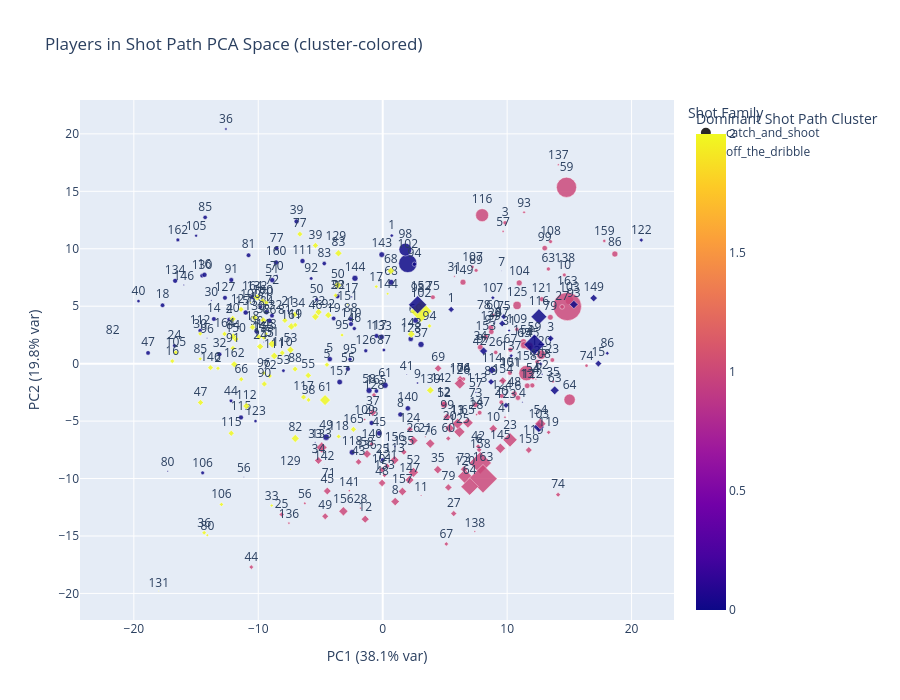
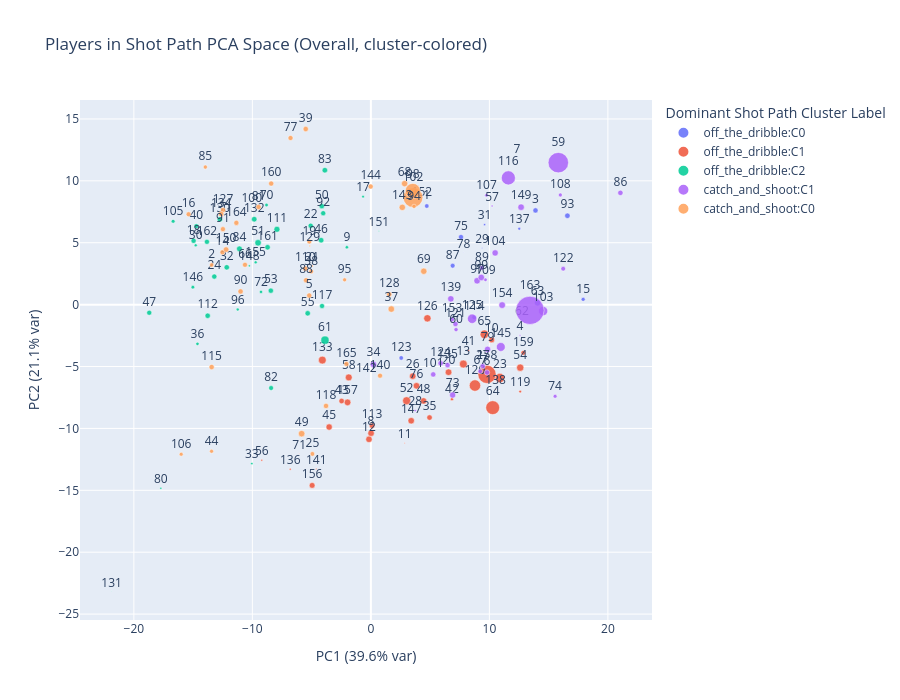

Source (notebook cell) for these figures, in order:
### Markdown cell above
## Player Map in Joint Transfer PCA Space

This section projects player-level joint transfer signatures into 2D PCA space.

Views included:

1. Player-by-shot-family centroids in transfer space.
2. Overall player centroids across all shots.

Both plots are built from per-joint transfer score features.

### Code cell
from sklearn.decomposition import PCA
from sklearn.preprocessing import StandardScaler
import plotly.express as px


required_objs = ['curves_df', 'aligned_curves', 'vel_norm', 'curves_df_od', 'aligned_curves_od', 'vel_norm_od']
missing_objs = [k for k in required_objs if k not in globals()]
if missing_objs:
    raise RuntimeError(f'Missing required trajectory objects for shot path PCA: {missing_objs}')

# Build per-shot path feature vectors using aligned shape and normalized velocity.
path_weight_velocity = 0.35

cns_meta = curves_df[['shot_id', 'player', 'cluster']].copy().rename(columns={'cluster': 'path_cluster'})
cns_meta['shot_family'] = 'catch_and_shoot'
cns_shape = aligned_curves.reshape(len(aligned_curves), -1)
cns_feat = np.hstack([cns_shape, path_weight_velocity * vel_norm])

od_meta = curves_df_od[['shot_id', 'player', 'cluster']].copy().rename(columns={'cluster': 'path_cluster'})
od_meta['shot_family'] = 'off_the_dribble'
od_shape = aligned_curves_od.reshape(len(aligned_curves_od), -1)
od_feat = np.hstack([od_shape, path_weight_velocity * vel_norm_od])

path_meta = pd.concat([cns_meta, od_meta], ignore_index=True)
path_feat = np.vstack([cns_feat, od_feat])

# Keep finite rows only.
finite_mask = np.isfinite(path_feat).all(axis=1)
path_meta = path_meta.loc[finite_mask].reset_index(drop=True)
path_feat = path_feat[finite_mask]

if len(path_meta) < 3:
    raise ValueError('Not enough finite shot-path rows for PCA.')

feat_cols = [f'f_{i}' for i in range(path_feat.shape[1])]
path_df = pd.concat([path_meta, pd.DataFrame(path_feat, columns=feat_cols)], axis=1)

# Dominant trajectory cluster per player x shot family for coloring.
path_cluster_mode_family = (
    path_df.groupby(['player', 'shot_family', 'path_cluster'])['shot_id']
    .nunique()
    .reset_index(name='n_shots')
    .sort_values(['player', 'shot_family', 'n_shots', 'path_cluster'], ascending=[True, True, False, True])
    .drop_duplicates(['player', 'shot_family'])[['player', 'shot_family', 'path_cluster']]
    .rename(columns={'path_cluster': 'dominant_path_cluster'})
)

# Dominant trajectory cluster label per player across families.
path_cluster_mode_overall = (
    path_df.groupby(['player', 'shot_family', 'path_cluster'])['shot_id']
    .nunique()
    .reset_index(name='n_shots')
    .assign(cluster_label=lambda d: d['shot_family'] + ':C' + d['path_cluster'].astype(str))
    .sort_values(['player', 'n_shots', 'cluster_label'], ascending=[True, False, True])
    .drop_duplicates('player')[['player', 'cluster_label']]
    .rename(columns={'cluster_label': 'dominant_path_cluster_label'})
)

# Player x shot-family centroids in shot-path feature space.
pf = (
    path_df.groupby(['player', 'shot_family'])[feat_cols]
    .mean()
    .reset_index()
)
pf_counts = (
    path_df.groupby(['player', 'shot_family'])['shot_id']
    .nunique()
    .reset_index(name='n_shots')
)
pf = pf.merge(pf_counts, on=['player', 'shot_family'], how='left')
pf = pf.merge(path_cluster_mode_family, on=['player', 'shot_family'], how='left')
pf['display_player'] = pf['player'].astype(str).str.replace(r'(?i)^player\s+', '', regex=True)

if len(pf) < 3:
    raise ValueError('Not enough player-family points to run shot-path PCA.')

Xs_pf = StandardScaler().fit_transform(pf[feat_cols].to_numpy(dtype=float))
pca_pf = PCA(n_components=2, random_state=42)
pcs_pf = pca_pf.fit_transform(Xs_pf)
pf['pc1'] = pcs_pf[:, 0]
pf['pc2'] = pcs_pf[:, 1]

expl_pf = pca_pf.explained_variance_ratio_
print('Shot-path player-by-family PCA explained variance:')
print(f'  PC1: {expl_pf[0]:.3f}, PC2: {expl_pf[1]:.3f}, Total: {expl_pf[:2].sum():.3f}')

fig_pf = px.scatter(
    pf,
    x='pc1',
    y='pc2',
    color='dominant_path_cluster',
    symbol='shot_family',
    size='n_shots',
    hover_name='display_player',
    text='display_player',
    title='Players in Shot Path PCA Space (cluster-colored)',
    labels={
        'pc1': f'PC1 ({expl_pf[0] * 100:.1f}% var)',
        'pc2': f'PC2 ({expl_pf[1] * 100:.1f}% var)',
        'dominant_path_cluster': 'Dominant Shot Path Cluster',
        'shot_family': 'Shot Family',
        'n_shots': 'Number of shots',
    },
)
fig_pf.update_traces(textposition='top center', marker=dict(opacity=0.84, line=dict(width=0.5, color='white')))
fig_pf.update_layout(height=700)
fig_pf.show()

# Overall player centroids.
po = (
    path_df.groupby('player')[feat_cols]
    .mean()
    .reset_index()
)
po_counts = (
    path_df.groupby('player')['shot_id']
    .nunique()
    .reset_index(name='n_shots')
)
po = po.merge(po_counts, on='player', how='left')
po = po.merge(path_cluster_mode_overall, on='player', how='left')
po['display_player'] = po['player'].astype(str).str.replace(r'(?i)^player\s+', '', regex=True)

if len(po) >= 3:
    Xs_po = StandardScaler().fit_transform(po[feat_cols].to_numpy(dtype=float))
    pca_po = PCA(n_components=2, random_state=42)
    pcs_po = pca_po.fit_transform(Xs_po)
    po['pc1'] = pcs_po[:, 0]
    po['pc2'] = pcs_po[:, 1]

    expl_po = pca_po.explained_variance_ratio_
    print('\nShot-path overall-player PCA explained variance:')
    print(f'  PC1: {expl_po[0]:.3f}, PC2: {expl_po[1]:.3f}, Total: {expl_po[:2].sum():.3f}')

    fig_po = px.scatter(
        po,
        x='pc1',
        y='pc2',
        color='dominant_path_cluster_label',
        size='n_shots',
        hover_name='display_player',
        text='display_player',
        title='Players in Shot Path PCA Space (Overall, cluster-colored)',
        labels={
            'pc1': f'PC1 ({expl_po[0] * 100:.1f}% var)',
            'pc2': f'PC2 ({expl_po[1] * 100:.1f}% var)',
            'dominant_path_cluster_label': 'Dominant Shot Path Cluster Label',
            'n_shots': 'Number of shots',
        },
    )
    fig_po.update_traces(textposition='top center', marker=dict(opacity=0.86, line=dict(width=0.5, color='white')))
    fig_po.update_layout(height=700)
    fig_po.show()
else:
    print('Skipping shot-path overall-player PCA plot: fewer than 3 players available.')

# Persist for downstream comparisons.
player_shotpath_pca_by_family = pf
player_shotpath_pca_overall = po

### Figure 1 — Plotly figure (JSON) as saved in the notebook; plotly's stock layout.template omitted (floating-point values rounded to 4 significant figures; data arrays with more than 128 entries replaced by an {"elided": "..."} marker saying what was removed)
{"data": [{"hovertemplate": "<b>%{hovertext}</b><br><br>Shot Family=catch_and_shoot<br>PC1 (38.1% var)=%{x}<br>PC2 (19.8% var)=%{y}<br>Number of shots=%{marker.size}<br>display_player=%{text}<br>Dominant Shot Path Cluster=%{marker.color}<extra></extra>", "hovertext": {"elided": "153 str values"}, "legendgroup": "catch_and_shoot", "marker": {"color": {"elided": "153 int values"}, "coloraxis": "coloraxis", "line": {"color": "white", "width": 0.5}, "opacity": 0.84, "size": {"elided": "153 int values"}, "sizemode": "area", "sizeref": 4.76, "symbol": "circle"}, "mode": "markers+text", "name": "catch_and_shoot", "orientation": "v", "showlegend": true, "text": {"elided": "153 str values"}, "textposition": "top center", "type": "scatter", "x": {"elided": "153 float values"}, "xaxis": "x", "y": {"elided": "153 float values"}, "yaxis": "y"}, {"hovertemplate": "<b>%{hovertext}</b><br><br>Shot Family=off_the_dribble<br>PC1 (38.1% var)=%{x}<br>PC2 (19.8% var)=%{y}<br>Number of shots=%{marker.size}<br>display_player=%{text}<br>Dominant Shot Path Cluster=%{marker.color}<extra></extra>", "hovertext": {"elided": "165 str values"}, "legendgroup": "off_the_dribble", "marker": {"color": {"elided": "165 int values"}, "coloraxis": "coloraxis", "line": {"color": "white", "width": 0.5}, "opacity": 0.84, "size": {"elided": "165 int values"}, "sizemode": "area", "sizeref": 4.76, "symbol": "diamond"}, "mode": "markers+text", "name": "off_the_dribble", "orientation": "v", "showlegend": true, "text": {"elided": "165 str values"}, "textposition": "top center", "type": "scatter", "x": {"elided": "165 float values"}, "xaxis": "x", "y": {"elided": "165 float values"}, "yaxis": "y"}], "layout": {"coloraxis": {"colorbar": {"title": {"text": "Dominant Shot Path Cluster"}}, "colorscale": [[0, "#0d0887"], [0.1111, "#46039f"], [0.2222, "#7201a8"], [0.3333, "#9c179e"], [0.4444, "#bd3786"], [0.5556, "#d8576b"], [0.6667, "#ed7953"], [0.7778, "#fb9f3a"], [0.8889, "#fdca26"], [1, "#f0f921"]]}, "height": 700, "legend": {"itemsizing": "constant", "title": {"text": "Shot Family"}, "tracegroupgap": 0}, "title": {"text": "Players in Shot Path PCA Space (cluster-colored)"}, "xaxis": {"anchor": "y", "domain": [0, 1], "title": {"text": "PC1 (38.1% var)"}}, "yaxis": {"anchor": "x", "domain": [0, 1], "title": {"text": "PC2 (19.8% var)"}}}}

### Figure 2 — Plotly figure (JSON) as saved in the notebook; plotly's stock layout.template omitted (floating-point values rounded to 4 significant figures)
{"data": [{"hovertemplate": "<b>%{hovertext}</b><br><br>Dominant Shot Path Cluster Label=off_the_dribble:C0<br>PC1 (39.6% var)=%{x}<br>PC2 (21.1% var)=%{y}<br>Number of shots=%{marker.size}<br>display_player=%{text}<extra></extra>", "hovertext": ["1", "114", "123", "137", "15", "152", "29", "3", "31", "62", "63", "7", "75", "78", "87", "93"], "legendgroup": "off_the_dribble:C0", "marker": {"color": "#636efa", "line": {"color": "white", "width": 0.5}, "opacity": 0.86, "size": [77, 88, 76, 32, 62, 2, 4, 102, 20, 5, 149, 1, 100, 1, 89, 113], "sizemode": "area", "sizeref": 7.612, "symbol": "circle"}, "mode": "markers+text", "name": "off_the_dribble:C0", "orientation": "v", "showlegend": true, "text": ["1", "114", "123", "137", "15", "152", "29", "3", "31", "62", "63", "7", "75", "78", "87", "93"], "textposition": "top center", "type": "scatter", "x": [4.718, 8.726, 2.562, 12.52, 17.91, 4.305, 9.388, 13.89, 9.596, 12.75, 14.06, 12.32, 7.605, 7.825, 6.902, 16.58], "xaxis": "x", "y": [7.964, -1.026, -4.305, 6.131, 0.4282, 8.393, 4.584, 7.611, 6.463, -1.247, 0.146, 11.93, 5.462, 4.235, 3.144, 7.179], "yaxis": "y"}, {"hovertemplate": "<b>%{hovertext}</b><br><br>Dominant Shot Path Cluster Label=off_the_dribble:C1<br>PC1 (39.6% var)=%{x}<br>PC2 (21.1% var)=%{y}<br>Number of shots=%{marker.size}<br>display_player=%{text}<extra></extra>", "hovertext": ["10", "11", "113", "119", "12", "120", "126", "13", "133", "136", "138", "141", "147", "156", "157", "158", "159", "20", "23", "26", "35", "41", "42", "43", "45", "48", "52", "54", "56", "58", "64", "65", "71", "76", "8"], "legendgroup": "off_the_dribble:C1", "marker": {"color": "#EF553B", "line": {"color": "white", "width": 0.5}, "opacity": 0.86, "size": [130, 5, 112, 28, 158, 492, 205, 236, 235, 16, 8, 8, 158, 128, 170, 1257, 88, 168, 337, 159, 112, 14, 39, 114, 152, 152, 244, 199, 14, 181, 730, 276, 2, 162, 160], "sizemode": "area", "sizeref": 7.612, "symbol": "circle"}, "mode": "markers+text", "name": "off_the_dribble:C1", "orientation": "v", "showlegend": true, "text": ["10", "11", "113", "119", "12", "120", "126", "13", "133", "136", "138", "141", "147", "156", "157", "158", "159", "20", "23", "26", "35", "41", "42", "43", "45", "48", "52", "54", "56", "58", "64", "65", "71", "76", "8"], "textposition": "top center", "type": "scatter", "x": [10.2, 2.85, 0.09468, 12.6, -0.1599, 8.784, 4.768, 7.801, -4.097, -6.804, 10.53, -4.609, 3.404, -4.956, -1.969, 9.801, 12.86, 6.555, 10.89, 3.53, 4.95, 8.241, 6.842, -2.467, -3.522, 4.447, 3.014, 12.6, -9.205, -1.867, 10.28, 9.578, -6.049, 3.849, 0.01533], "xaxis": "x", "y": [-2.848, -11.19, -9.782, -7.024, -10.88, -6.536, -1.106, -4.799, -4.48, -13.29, -6.846, -13.27, -9.379, -14.6, -7.896, -5.635, -3.891, -5.459, -5.931, -5.78, -9.123, -3.699, -7.635, -7.786, -9.888, -7.777, -7.763, -5.091, -12.57, -5.88, -8.324, -2.398, -12.03, -6.559, -10.38], "yaxis": "y"}, {"hovertemplate": "<b>%{hovertext}</b><br><br>Dominant Shot Path Cluster Label=off_the_dribble:C2<br>PC1 (39.6% var)=%{x}<br>PC2 (21.1% var)=%{y}<br>Number of shots=%{marker.size}<br>display_player=%{text}<extra></extra>", "hovertext": ["100", "105", "111", "112", "117", "130", "131", "132", "146", "148", "151", "155", "161", "162", "17", "18", "22", "24", "30", "32", "33", "36", "40", "46", "47", "50", "51", "53", "55", "61", "70", "72", "80", "82", "83", "84", "9", "92", "96"], "legendgroup": "off_the_dribble:C2", "marker": {"color": "#00cc96", "line": {"color": "white", "width": 0.5}, "opacity": 0.86, "size": [3, 55, 137, 108, 99, 107, 1, 116, 50, 18, 5, 35, 110, 98, 27, 99, 101, 101, 35, 109, 21, 42, 90, 114, 97, 104, 158, 103, 109, 253, 47, 42, 18, 90, 115, 124, 42, 98, 34], "sizemode": "area", "sizeref": 7.612, "symbol": "circle"}, "mode": "markers+text", "name": "off_the_dribble:C2", "orientation": "v", "showlegend": true, "text": ["100", "105", "111", "112", "117", "130", "131", "132", "146", "148", "151", "155", "161", "162", "17", "18", "22", "24", "30", "32", "33", "36", "40", "46", "47", "50", "51", "53", "55", "61", "70", "72", "80", "82", "83", "84", "9", "92", "96"], "textposition": "top center", "type": "scatter", "x": [-10.05, -16.69, -7.927, -13.77, -4.121, -12.74, -21.88, -9.844, -15.02, -10.26, 0.673, -9.722, -8.717, -13.83, -0.6605, -14.96, -5.078, -13.21, -14.78, -12.16, -10.05, -14.63, -14.73, -4.198, -18.7, -4.14, -9.519, -8.441, -5.331, -3.873, -8.804, -9.272, -17.72, -8.419, -3.881, -11.09, -2.023, -4.023, -11.23], "xaxis": "x", "y": [7.947, 6.732, 6.084, -0.9001, -0.1091, 6.888, -23.13, 6.901, 1.41, 3.134, 5.948, 3.416, 4.633, 5.074, 8.721, 5.156, 6.375, 2.268, 4.791, 3.014, -12.84, -3.168, 6.343, 5.204, -0.6555, 7.955, 4.994, 1.126, -0.7004, -2.869, 8.046, 1.029, -14.83, -6.738, 10.86, 4.509, 4.636, 7.384, -0.3991], "yaxis": "y"}, {"hovertemplate": "<b>%{hovertext}</b><br><br>Dominant Shot Path Cluster Label=catch_and_shoot:C1<br>PC1 (39.6% var)=%{x}<br>PC2 (21.1% var)=%{y}<br>Number of shots=%{marker.size}<br>display_player=%{text}<extra></extra>", "hovertext": ["101", "103", "104", "107", "108", "109", "116", "121", "122", "124", "125", "135", "139", "142", "145", "149", "153", "154", "163", "27", "28", "34", "4", "57", "59", "6", "60", "67", "73", "74", "79", "86", "89", "97", "99"], "legendgroup": "catch_and_shoot:C1", "marker": {"color": "#ab63fa", "line": {"color": "white", "width": 0.5}, "opacity": 0.86, "size": [106, 326, 150, 47, 58, 49, 750, 103, 85, 105, 333, 102, 155, 2, 297, 161, 90, 171, 3045, 102, 19, 155, 11, 16, 1585, 106, 67, 84, 147, 58, 147, 108, 89, 158, 157], "sizemode": "area", "sizeref": 7.612, "symbol": "circle"}, "mode": "markers+text", "name": "catch_and_shoot:C1", "orientation": "v", "showlegend": true, "text": ["101", "103", "104", "107", "108", "109", "116", "121", "122", "124", "125", "135", "139", "142", "145", "149", "153", "154", "163", "27", "28", "34", "4", "57", "59", "6", "60", "67", "73", "74", "79", "86", "89", "97", "99"], "textposition": "top center", "type": "scatter", "x": [5.262, 14.54, 10.49, 9.76, 15.99, 9.668, 11.6, 7.138, 16.23, 5.885, 8.543, 6.473, 6.746, -0.3851, 10.96, 12.68, 6.85, 11.08, 13.43, 9.444, 3.744, 0.2179, 12.59, 10.23, 15.82, 9.803, 7.187, 9.231, 6.9, 15.55, 9.847, 21.06, 9.376, 8.964, 9.317], "xaxis": "x", "y": [-5.638, -0.5155, 4.177, 8.832, 8.86, 2.005, 10.24, -1.567, 2.9, -4.736, -1.143, -4.889, 0.4655, -5.807, -3.42, 7.874, -1.203, -0.03797, -0.4615, -4.971, -8.558, -4.833, -2.477, 7.968, 11.47, -5.48, -2.018, -5.391, -7.301, -7.402, -3.608, 9.028, 2.964, 1.929, 2.196], "yaxis": "y"}, {"hovertemplate": "<b>%{hovertext}</b><br><br>Dominant Shot Path Cluster Label=catch_and_shoot:C0<br>PC1 (39.6% var)=%{x}<br>PC2 (21.1% var)=%{y}<br>Number of shots=%{marker.size}<br>display_player=%{text}<extra></extra>", "hovertext": ["102", "106", "110", "115", "118", "127", "128", "129", "134", "14", "140", "143", "144", "150", "16", "160", "164", "165", "19", "2", "21", "25", "37", "38", "39", "44", "49", "5", "66", "68", "69", "77", "81", "85", "88", "90", "91", "94", "95", "98"], "legendgroup": "catch_and_shoot:C0", "marker": {"color": "#FFA15A", "line": {"color": "white", "width": 0.5}, "opacity": 0.86, "size": [1466, 59, 98, 106, 107, 99, 100, 9, 110, 99, 95, 154, 98, 118, 93, 100, 99, 95, 85, 71, 15, 81, 159, 83, 108, 61, 161, 99, 97, 152, 152, 96, 100, 66, 100, 104, 97, 71, 61, 852], "sizemode": "area", "sizeref": 7.612, "symbol": "circle"}, "mode": "markers+text", "name": "catch_and_shoot:C0", "orientation": "v", "showlegend": true, "text": ["102", "106", "110", "115", "118", "127", "128", "129", "134", "14", "140", "143", "144", "150", "16", "160", "164", "165", "19", "2", "21", "25", "37", "38", "39", "44", "49", "5", "66", "68", "69", "77", "81", "85", "88", "90", "91", "94", "95", "98"], "textposition": "top center", "type": "scatter", "x": [3.556, -16.01, -5.535, -13.43, -3.784, -12.48, 1.549, -5.162, -12.63, -12.52, 0.7748, 2.652, -0.01609, -12.22, -15.38, -8.412, -11.35, -2.061, -5.196, -13.44, -4.952, -4.933, 1.724, -5.035, -5.496, -13.44, -5.842, -5.201, -10.62, 2.847, 4.464, -6.779, -9.479, -13.97, -5.471, -11.0, -12.49, 3.641, -2.217, 3.537], "xaxis": "x", "y": [8.655, -12.09, 2.915, -5.041, -8.184, 7.639, 0.8338, 4.735, 7.322, 4.228, -5.74, 7.859, 9.544, 4.447, 7.299, 9.781, 6.604, -4.79, 5.086, 3.201, 3.125, -12.06, -0.3591, 2.677, 14.19, -11.85, -10.42, 0.7429, 3.216, 9.776, 2.696, 13.46, 7.889, 11.11, 1.971, 1.067, 6.098, 7.938, 2.0, 9.188], "yaxis": "y"}], "layout": {"height": 700, "legend": {"itemsizing": "constant", "title": {"text": "Dominant Shot Path Cluster Label"}, "tracegroupgap": 0}, "title": {"text": "Players in Shot Path PCA Space (Overall, cluster-colored)"}, "xaxis": {"anchor": "y", "domain": [0, 1], "title": {"text": "PC1 (39.6% var)"}}, "yaxis": {"anchor": "x", "domain": [0, 1], "title": {"text": "PC2 (21.1% var)"}}}}
